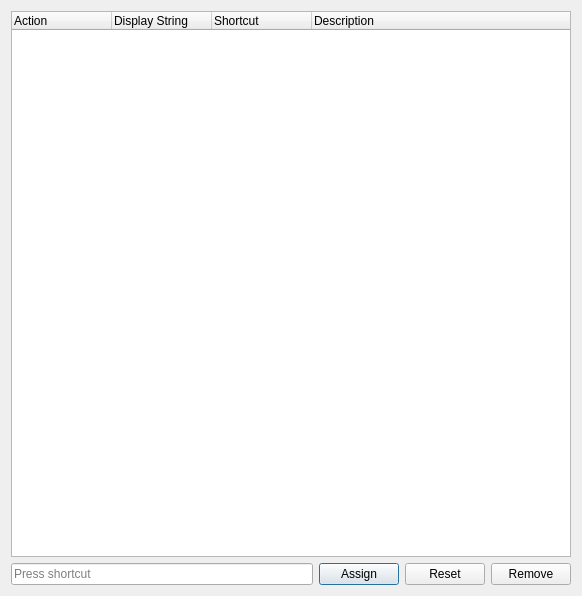
<?xml version="1.0" encoding="UTF-8"?>
<ui version="4.0">
 <class>ShortcutEditor</class>
 <widget class="QDialog" name="ShortcutEditor">
  <property name="geometry">
   <rect>
    <x>0</x>
    <y>0</y>
    <width>582</width>
    <height>596</height>
   </rect>
  </property>
  <property name="windowTitle">
   <string>Shortcuts</string>
  </property>
  <property name="windowIcon">
   <iconset resource="../QtResources/resources.qrc">
    <normaloff>:/GuiFoundation/Icons/Shortcuts.svg</normaloff>:/GuiFoundation/Icons/Shortcuts.svg</iconset>
  </property>
  <layout class="QVBoxLayout" name="verticalLayout">
   <item>
    <widget class="QTreeWidget" name="Shortcuts">
     <property name="uniformRowHeights">
      <bool>true</bool>
     </property>
     <property name="columnCount">
      <number>4</number>
     </property>
     <column>
      <property name="text">
       <string>Action</string>
      </property>
     </column>
     <column>
      <property name="text">
       <string>Display String</string>
      </property>
     </column>
     <column>
      <property name="text">
       <string>Shortcut</string>
      </property>
     </column>
     <column>
      <property name="text">
       <string>Description</string>
      </property>
     </column>
    </widget>
   </item>
   <item>
    <layout class="QHBoxLayout" name="horizontalLayout">
     <item>
      <widget class="QKeySequenceEdit" name="KeyEditor"/>
     </item>
     <item>
      <widget class="QPushButton" name="ButtonAssign">
       <property name="text">
        <string>Assign</string>
       </property>
      </widget>
     </item>
     <item>
      <widget class="QPushButton" name="ButtonReset">
       <property name="text">
        <string>Reset</string>
       </property>
      </widget>
     </item>
     <item>
      <widget class="QPushButton" name="ButtonRemove">
       <property name="text">
        <string>Remove</string>
       </property>
      </widget>
     </item>
    </layout>
   </item>
  </layout>
 </widget>
 <resources>
  <include location="../QtResources/resources.qrc"/>
 </resources>
 <connections/>
</ui> 
